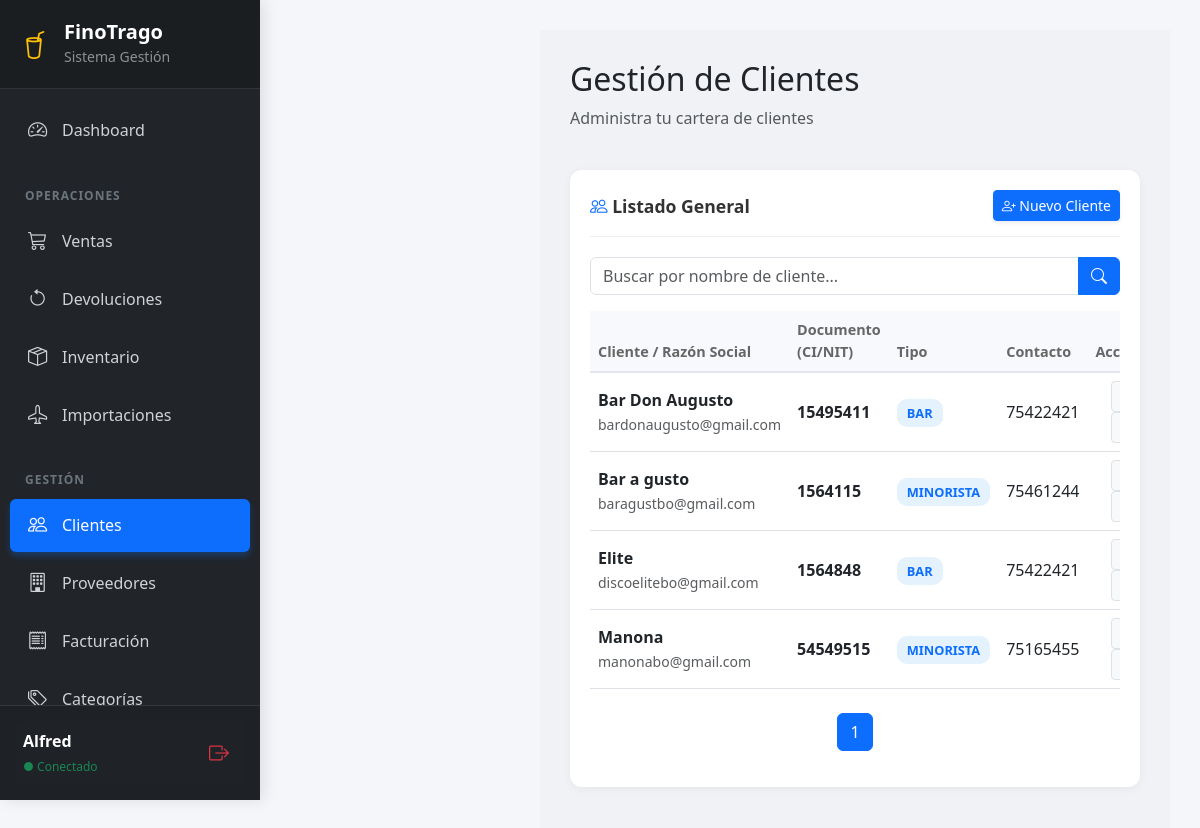
/clientes/ (signed in), run on the app's committed database.
### dashboard/models.py (models this page shows, shortened)
class Cliente(models.Model):
    nombre = models.CharField(max_length=50)
    apellido1 = models.CharField(max_length=50)
    apellido2 = models.CharField(max_length=50, blank=True, null=True)
    ci = models.CharField(max_length=20, unique=True, verbose_name="CI")
    nit = models.CharField(max_length=20, blank=True, null=True, verbose_name="NIT")
    direccion = models.CharField(max_length=200, blank=True, null=True)
    telefono = models.CharField(max_length=30)
    email = models.EmailField(blank=True, null=True)
    tipo_cliente = models.CharField(max_length=20, choices=[('MINORISTA', 'Minorista'), ('MAYORISTA', 'Mayorista'), ('BAR', 'Bar')], default='MINORISTA')
    limite_credito = models.DecimalField(max_digits=10, decimal_places=2, default=0)
    class Meta:
        verbose_name_plural = "Clientes"

### dashboard/decorators.py (the view)
        def wrapper(request, *args, **kwargs):
            perfil = getattr(request.user, 'perfil', None)
            if not perfil or not perfil.tiene_permiso(nombre_permiso):
                messages.error(request, "No tienes permisos para realizar esta acción.")
                return redirect('dashboard:principal')
            return view_func(request, *args, **kwargs)

### dashboard/models.py (called while the page is built)
    def tiene_permiso(self, permiso):
        if not self.rol:
            return False
        return self.rol.permisos.filter(nombre=permiso).exists()

### dashboard/views.py (called while the page is built, shortened)
@login_required
@permiso_requerido('modulo_clientes')
def lista_clientes(request):
    search = request.GET.get ('search', '')
    datos = Cliente.objects.all().order_by("nombre")
    paginacion = Paginator(datos, 10)
    numero_pagina = request.GET.get('page')
    datos = paginacion.get_page(numero_pagina)
    context = {
        "datos": datos,
        "search": search,
    }
    return render(request, 'dashboard/lista_clientes.html', context)

### dashboard/templates/dashboard/lista_clientes.html (shortened to what this page needs)
{% extends "dashboard/base.html" %}
{% block content %}
<div class="main-content">
    <div class="d-flex justify-content-between align-items-center mb-4">
        <div>
            <h2>Gestión de Clientes</h2>
            <p class="text-muted">Administra tu cartera de clientes</p>
        </div>
    </div>
    <div class="chart-card">
        <div class="chart-title">
            <span><i class="bi bi-people text-primary"></i> Listado General</span>
            <a href="{% url 'dashboard:crear_cliente' %}" class="btn btn-primary btn-sm shadow-sm">
                <i class="bi bi-person-plus"></i> Nuevo Cliente
            </a>
        </div>
        <div class="table-responsive">
            <form method="get" class="mb-3">
                <div class="input-group">
                    <input
                        type="text"
                        name="search"
                        class="form-control"
                        placeholder="Buscar por nombre de cliente..."
                        value="{{ search }}"
                    >
                    <button class="btn btn-primary" type="submit">
                        <i class="bi bi-search"></i>
                    </button>
                </div>
            </form>
            <table class="table table-custom table-hover">
                <thead>
                    <tr>
                        <th>Cliente / Razón Social</th>
                        <th>Documento (CI/NIT)</th>
                        <th>Tipo</th>
                        <th>Contacto</th>
                        <th class="text-center">Acciones</th>
                    </tr>
                </thead>
                <tbody>
                    {% for c in datos %}
                    <tr>
                        <td>
                            <div class="fw-bold text-dark">{{ c.nombre }}</div>
                            <small class="text-muted">{{ c.email|default:"Sin email" }}</small>
                        </td>
                        <td>
                            <span class="fw-bold">{{ c.ci|default:c.nit }}</span>
                        </td>
                        <td>
                            <span class="badge-tipo">{{ c.tipo_cliente }}</span>
                        </td>
                        <td>{{ c.telefono }}</td>
                        <td class="text-center">
                            <a href="{% url 'dashboard:editar_cliente' c.id %}" class="btn btn-sm btn-light text-primary border" title="Editar">
                            </a>
                            <form action="{% url 'dashboard:eliminar_cliente' c.id %}" method="POST"
                                onsubmit="return confirm('¿Seguro que deseas eliminar este registro?');">
                                <button class="btn btn-sm btn-light text-danger border"
                                    title="Eliminar">
                                </button>
                            </form>
                        </td>
                    </tr>
                    {% endfor %}
                </tbody>
            </table>
            <nav class="mt-4">
                <ul class="pagination justify-content-center">
                    {% for num in datos.paginator.page_range %}
                        {% if datos.number == num %}
                            <li class="page-item active">
                                <span class="page-link">{{ num }}</span>
                            </li>
                        {% endif %}
                    {% endfor %}
                </ul>
            </nav>
        </div>
    </div>
</div>
{% endblock %}

### dashboard/templates/dashboard/base.html (shortened to what this page needs)
{% load static %}
<!DOCTYPE html>
<html lang="es">
<head>
    <link href="https://cdn.jsdelivr.net/npm/bootstrap@5.3.0/dist/css/bootstrap.min.css" rel="stylesheet">
    <link rel="stylesheet" href="https://cdn.jsdelivr.net/npm/bootstrap-icons@1.11.0/font/bootstrap-icons.css">
</head>
<body>
    <nav class="sidebar" id="sidebar">
        <div class="sidebar-header d-flex align-items-center gap-3">
            <i class="bi bi-cup-straw text-warning fs-3"></i>
            <div>
                <h5 class="m-0 fw-bold">FinoTrago</h5>
                <small class="text-white-50">Sistema Gestión</small>
            </div>
        </div>
        <div class="sidebar-menu">
            <ul class="nav flex-column">
                <li class="nav-item">
                    <a href="{% url 'dashboard:principal' %}" class="nav-link {% if request.resolver_match.url_name == 'principal' %}active{% endif %}">
                        <i class="bi bi-speedometer2"></i> Dashboard
                    </a>
                </li>
                <div class="sidebar-heading">OPERACIONES</div>
                <li class="nav-item">
                    <a href="{% url 'dashboard:ventas' %}" class="nav-link {% if 'ventas' in request.path %}active{% endif %}">
                        <i class="bi bi-cart3"></i> Ventas
                    </a>
                </li>
                <li class="nav-item">
                    <a href="{% url 'dashboard:devoluciones' %}" class="nav-link {% if 'devoluciones' in request.path %}active{% endif %}">
                        <i class="bi bi-arrow-counterclockwise"></i> Devoluciones
                    </a>
                </li>
                <li class="nav-item">
                    <a href="{% url 'dashboard:inventario' %}" class="nav-link {% if 'inventario' in request.path %}active{% endif %}">
                        <i class="bi bi-box-seam"></i> Inventario
                    </a>
                </li>
                <li class="nav-item">
                    <a href="{% url 'dashboard:importaciones' %}" class="nav-link {% if 'importaciones' in request.path %}active{% endif %}">
                        <i class="bi bi-airplane"></i> Importaciones
                    </a>
                </li>
                <div class="sidebar-heading">GESTIÓN</div>
                <li class="nav-item">
                    <a href="{% url 'dashboard:clientes' %}" class="nav-link {% if 'clientes' in request.path %}active{% endif %}">
                        <i class="bi bi-people"></i> Clientes
                    </a>
                </li>
                <li class="nav-item">
                    <a href="{% url 'dashboard:proveedores' %}" class="nav-link {% if 'proveedores' in request.path %}active{% endif %}">
                        <i class="bi bi-building"></i> Proveedores
                    </a>
                </li>
                <li class="nav-item">
                    <a href="{% url 'dashboard:facturacion' %}" class="nav-link {% if 'factura' in request.path %}active{% endif %}">
                        <i class="bi bi-receipt"></i> Facturación
                    </a>
                </li>
                <li class="nav-item">
                    <a href="{% url 'dashboard:categorias' %}" class="nav-link {% if 'categorias' in request.path %}active{% endif %}">
                        <i class="bi bi-tags"></i> Categorías
                    </a>
                </li>
            </ul>
        </div>
        <div class="sidebar-footer">
            <div class="d-flex align-items-center p-2 rounded bg-dark bg-opacity-50">
                <div class="flex-grow-1 overflow-hidden">
                    <div class="fw-bold text-truncate">{{ request.user.username|title }}</div>
                    <small class="text-success" style="font-size: 0.75rem;">● Conectado</small>
                </div>
                <form method="post" action="{% url 'dashboard:logout' %}" class="m-0">
                    <button type="submit" class="btn btn-sm btn-outline-danger border-0" title="Salir">
                        <i class="bi bi-box-arrow-right fs-5"></i>
                    </button>
                </form>
            </div>
        </div>
    </nav>
    <div class="main-wrapper">
        <div class="content-container">
            {% block content %}
            {% endblock %}
        </div>
    </div>
</body>
</html>

### dashboard/templates/dashboard/base.html (style rules this page uses)
body { background-color: #f4f6f9; min-height: 100vh; font-family: 'Segoe UI', system-ui, -apple-system, sans-serif; overflow-x: hidden; }
.sidebar { width: 260px; height: 100vh; position: fixed; top: 0; left: 0; background: #212529; color: #fff; z-index: 1050; display: flex; flex-direction: column; transition: left 0.3s ease; box-shadow: 4px 0 15px rgba(0,0,0,0.1); }
.sidebar-header { padding: 20px; background-color: rgba(0,0,0,0.2); border-bottom: 1px solid rgba(255,255,255,0.1); }
.sidebar-menu { padding: 15px 10px; overflow-y: auto; flex-grow: 1; }
.nav-link { color: #cfd2d6; padding: 12px 15px; border-radius: 6px; margin-bottom: 5px; display: flex; align-items: center; text-decoration: none; font-weight: 500; transition: all 0.2s; }
.nav-link.active { background-color: #0d6efd; color: #fff; box-shadow: 0 4px 6px rgba(13,110,253,0.3); }
.nav-link i { margin-right: 12px; font-size: 1.2rem; width: 25px; text-align: center; }
.sidebar-heading { font-size: 0.75rem; text-transform: uppercase; letter-spacing: 1px; color: #6c757d; font-weight: 700; margin: 25px 0 10px 15px; }
.sidebar-footer { padding: 15px; border-top: 1px solid rgba(255,255,255,0.1); background-color: rgba(0,0,0,0.1); }
.main-wrapper { margin-left: 260px; width: calc(100% - 260px); min-height: 100vh; transition: margin-left 0.3s ease, width 0.3s ease; display: flex; flex-direction: column; }
.content-container { padding: 30px; flex-grow: 1; }

### dashboard/templates/dashboard/lista_clientes.html (style rules this page uses)
.main-content { margin-left: 250px; padding: 30px; background-color: #f0f2f5; min-height: 100vh; }
.chart-card { background: white; border-radius: 12px; padding: 20px; box-shadow: 0 2px 10px rgba(0,0,0,0.05); margin-bottom: 30px; }
.chart-title { font-size: 1.1rem; font-weight: bold; color: #333; margin-bottom: 20px; padding-bottom: 15px; border-bottom: 1px solid #eee; display: flex; justify-content: space-between; align-items: center; }
.table-custom thead th { background-color: #f8f9fc; border-bottom: 2px solid #e3e6f0; color: #666; font-weight: 600; font-size: 0.9rem; }
.table-custom td { vertical-align: middle; }
.badge-tipo { background-color: #e3f2fd; color: #0d6efd; padding: 5px 10px; border-radius: 10px; font-weight: 600; font-size: 0.8rem; }

### data on the page
Cliente: nombre "Bar Don Augusto", email "bardonaugusto@gmail.com", ci "15495411", tipo_cliente "BAR", telefono "75422421"
Cliente: nombre "Bar a gusto", email "baragustbo@gmail.com", ci "1564115", tipo_cliente "MINORISTA", telefono "75461244"
Cliente: nombre "Elite", email "discoelitebo@gmail.com", ci "1564848", tipo_cliente "BAR", telefono "75422421"
Cliente: nombre "Manona", email "manonabo@gmail.com", ci "54549515", tipo_cliente "MINORISTA", telefono "75165455"

### other printed values
{{ request.user.username|title }} "Alfred"
{{ num }} "1"
